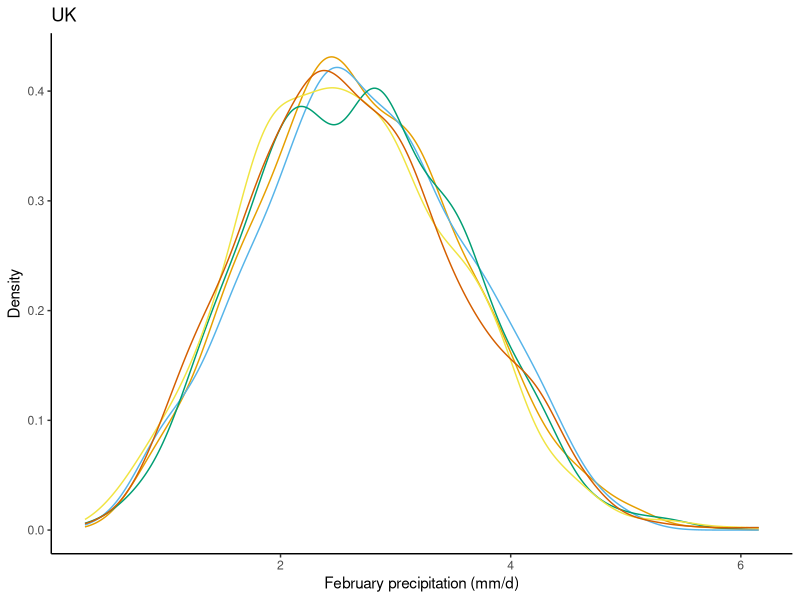

Recreate this plot in R. (Note: this script raises an error after producing the figure.)
## ---- chunk 1
dir='C:/Users/Timo/OneDrive - Loughborough University/GitHub/UNSEEN-open/Data'

###Packages
library('ggplot2')
library('tidyverse')
library('ggpubr')

## ---- chunk 2
EOBS_UK_weighted_df = read.csv('../../Data/EOBS_UK_weighted_df.csv',row.names = 1)
SEAS5_UK_weighted_df = read.csv('../../Data/SEAS5_UK_weighted_df.csv',row.names = 1)

## ---- chunk 3
#Colorblind friendly palette with black:
# Source: http://www.cookbook-r.com/Graphs/Colors_(ggplot2)/#a-colorblind-friendly-palette
# I select five colors and put black at the end. 
cbPalette <- c("#E69F00", "#56B4E9", "#009E73", "#F0E442", "#D55E00", "#000000") #, "#0072B2", "#CC79A7") 

### The Leadtime column has to be a factor for a grouped plot
SEAS5_UK_weighted_df$Leadtime = as.factor(SEAS5_UK_weighted_df$Leadtime)


p1=
  ggplot(SEAS5_UK_weighted_df, aes(x = Precipitation, colour = Leadtime)) +
  ggtitle("UK") +
  labs(x = 'February precipitation (mm/d)',y = 'Density')+
  geom_line(stat='density')+
  theme_classic()+
  theme(legend.position = "none")+
  scale_colour_manual(values=cbPalette)#+
  theme(text=element_text(size=11),
        axis.text = element_text(size=11),
        plot.title = element_text(hjust = 0.5))
  
## ---- chunk 4
Leadtime_length = sum(SEAS5_UK_weighted_df$Leadtime == 2)
bootstrapped_series = sample(SEAS5_UK_weighted_df$Precipitation, size = Leadtime_length * 10000, replace = T) #bootstraps the series of length equal to each lead time (875) with n= 10.000 
bootstrapped_array = array(bootstrapped_series, dim = c(Leadtime_length,10000)) #Creates an array with 10.000 series of 875 values

CI <- function(x) {
quantile(x,probs=c(0.025,0.975))  ##lower and upper interval
}  

## ---- chunk 5
rps=35*25*5/1:(35*25*5) #The return periods for the entire ensemble of 3500 years
rps_ld = 35*25/1:(35*25) #The return periods for the ensemble split up into 4 leadtimes, 875 years

empirical_returnvalues <- function(x) { ##write a function to obtain the quantiles for the distribution  
  return(quantile(x,probs = 1-1/(rps))) #returns the quantiles for the return values = (1-1/return period)
}

Rvs = apply(bootstrapped_array, MARGIN = 2,empirical_returnvalues) #apply the function to each of the 10.000 series

#calculate the lower and upper interval from the 10.000 values for each quantile. 
ci_rvs=apply(Rvs, MARGIN = 1, CI)
# png(paste0('//home/timok/timok/SALIENSEAS/SEAS5/ensex/statistics/multiday/plots/Stability_rv.png'),type='cairo')

##Create a dataframe including the return peridos, empirical values and confidence intervals
df_quantiles <-SEAS5_UK_weighted_df %>% 
  mutate(rps_all=rps,quantiles_all=quantile(Precipitation,1-1/(rps)))

df_quantiles <- df_quantiles %>% 
  group_by(Leadtime) %>% 
  mutate(rps_ld=rps_ld,quantiles_ld=quantile(Precipitation,1-1/(rps_ld)))

df_quantiles$ci_2.5 <- ci_rvs[1,]
df_quantiles$ci_97.5 <- ci_rvs[2,]

## ---- chunk 6
#And plot!
cols=c("95 % CI"="black")
p2=
  ggplot(df_quantiles)+
  geom_line(aes(x=rps_all,y=quantiles_all))+
  geom_line(aes(x=rps_ld,y=quantiles_ld,col=Leadtime))+
  geom_ribbon(aes(x=rps_all,ymin=ci_2.5,ymax=ci_97.5,fill="95 % CI"),alpha=0.1)+
  # xlim(NA,875)+
  scale_x_log10(limits=c(NA,Leadtime_length))+
  # scale_x_continuous(trans='log10') +
  theme_classic()+
  theme(legend.position = "none")+
  scale_fill_manual(name="Pooled data",values=cols) +
  scale_colour_manual(values=cbPalette)+
  xlab('Return period (years)')+
  ylab('February precipitation (mm/day)')+
  theme(text=element_text(size=11),
        axis.text = element_text(size=11))
  

## ---- chunk 7
#Combine the plots

ggarrange(p1, p2, 
        labels = c("a", "b"),#, "c", "d"),
        hjust = c(-0.5,1,-0.5,1),
        ncol = 1, nrow = 2,
        font.label = list(size = 11, color = "black", face ="bold", family = NULL),
        common.legend = TRUE)# %>%
  # ggsave(filename = "../../graphs/Stability.pdf", width = 120, height = 180, units='mm')

##For presentation
# ggarrange(p1, p2, 
#         labels = c("a", "b"),
#         hjust = c(-0.5,1,-0.5,1),
#         ncol = 2, nrow = 1,
#         font.label = list(size = 14, color = "black", face ="bold", family = NULL),
#         common.legend = TRUE) %>%
#   ggsave(filename = "../graphs/Stability_pptfont14.png", width = 180, height = 110, units='mm')


